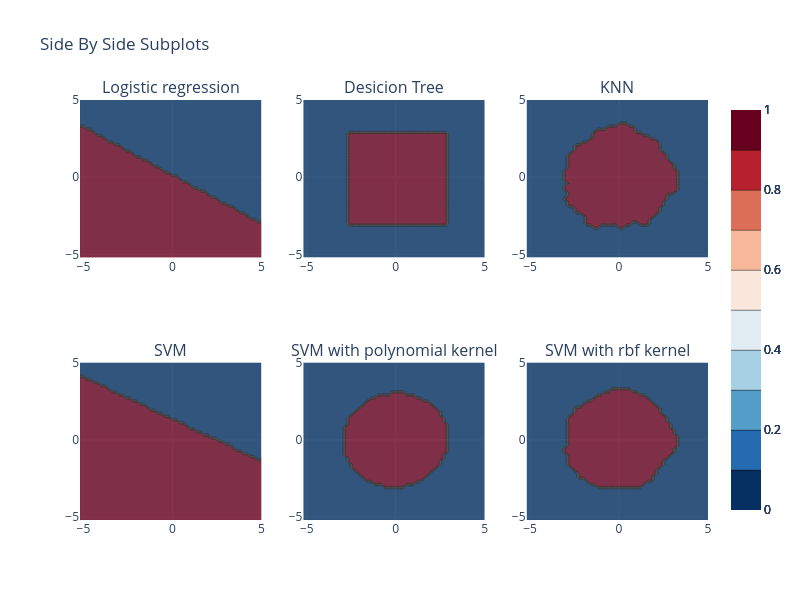

The notebook cell saved with this chart:
### Code cell
Zs = []

for model in models:
    model.fit(X, y_circular)
    Z = model.predict(np.c_[xx.ravel(), yy.ravel()])
    Z = Z.reshape(xx.shape)
    Zs.append(Z)

plot_all_classifiers(Zs)
